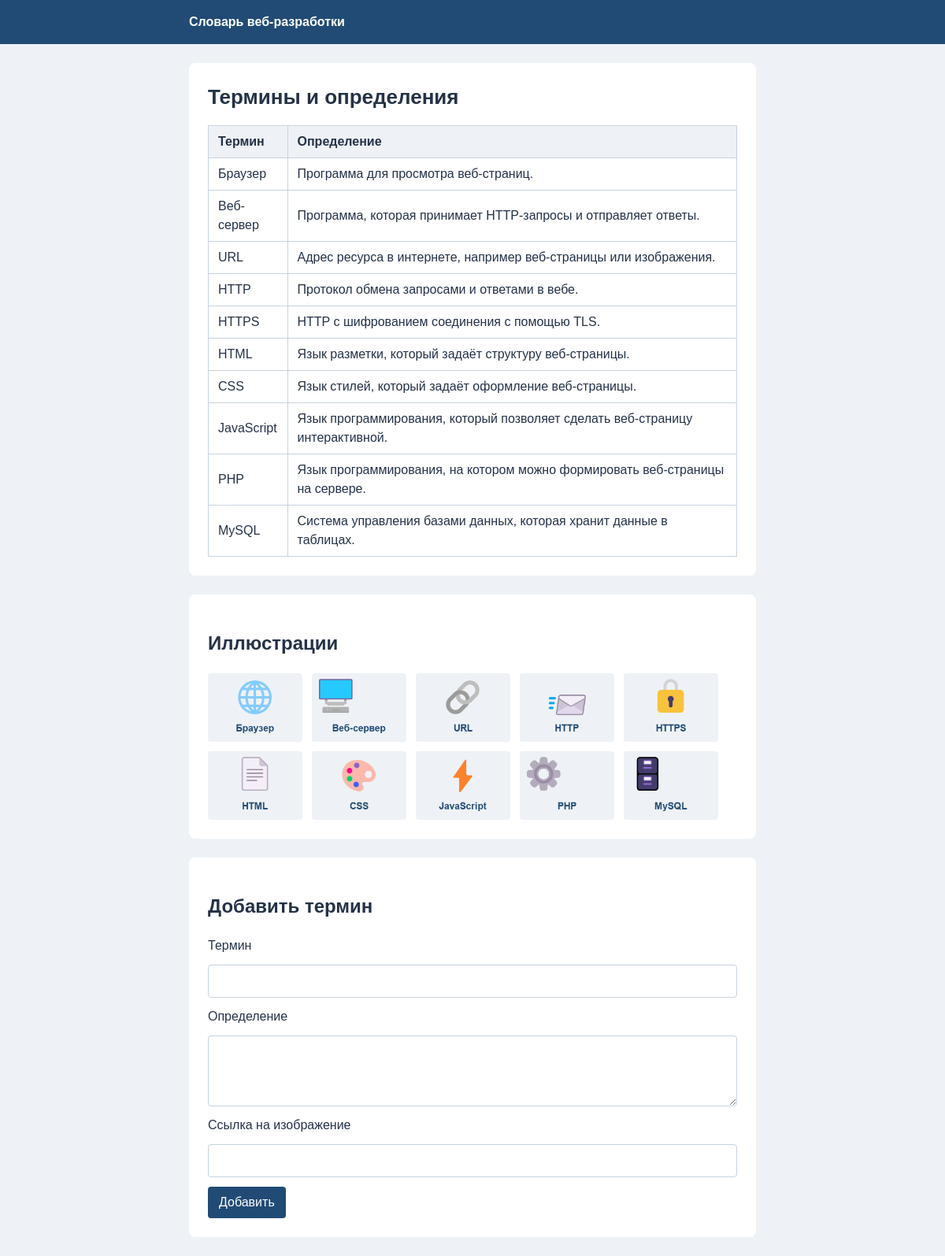
The page / on the database its author committed.
### tables this page shows
CREATE TABLE IF NOT EXISTS terms (
    id INT AUTO_INCREMENT PRIMARY KEY,
    term VARCHAR(100) NOT NULL,
    definition VARCHAR(500) NOT NULL,
    image VARCHAR(1000) NOT NULL
) DEFAULT CHARSET=utf8mb4;

### index.php (the view, shortened to what this page needs)
<?php
require 'db.php';
$terms = $mysql->query('SELECT term, definition, image FROM terms ORDER BY id')->fetch_all(MYSQLI_ASSOC);
?>
<!DOCTYPE html>
<html lang="ru">
<head>
    <link rel="stylesheet" href="style.css">
</head>
<body>
    <header><div class="container">Словарь веб-разработки</div></header>
    <main class="container">
        <section>
            <h1>Термины и определения</h1>
            <table>
                <thead>
                    <tr><th>Термин</th><th>Определение</th></tr>
                </thead>
                <tbody>
                    <?php foreach ($terms as $row) { ?>
                        <tr>
                            <td><?= htmlspecialchars($row['term']) ?></td>
                            <td><?= htmlspecialchars($row['definition']) ?></td>
                        </tr>
                    <?php } ?>
                </tbody>
            </table>
        </section>
        <section>
            <h2>Иллюстрации</h2>
            <div class="images">
                <?php foreach ($terms as $row) { ?>
                    <img src="<?= htmlspecialchars($row['image']) ?>"
                         alt="<?= htmlspecialchars($row['term']) ?>"
                         title="<?= htmlspecialchars($row['term']) ?>">
                <?php } ?>
            </div>
        </section>
        <section>
            <h2>Добавить термин</h2>
            <form action="add.php" method="post">
                <label for="term">Термин</label>
                <input type="text" id="term" name="term" maxlength="100" required>
                <label for="definition">Определение</label>
                <textarea id="definition" name="definition" rows="3" maxlength="500" required></textarea>
                <label for="image">Ссылка на изображение</label>
                <input type="url" id="image" name="image" maxlength="1000" required>
                <button type="submit">Добавить</button>
            </form>
        </section>
    </main>
</body>
</html>

### style.css (style rules this page uses)
body { margin: 0; font: 16px/1.5 Arial, sans-serif; color: #243247; background: #eef2f6; }
.container { width: 92%; max-width: 720px; margin: 0 auto; }
header { padding: 16px 0; background: #214b75; color: white; font-weight: bold; }
section { margin: 24px 0; padding: 24px; background: white; border-radius: 8px; }
h1 { margin: 0 0 16px; font-size: 26px; }
form { display: grid; gap: 12px; }
input[type="text"], input[type="url"], textarea { box-sizing: border-box; width: 100%; padding: 8px; font: inherit; border: 1px solid #c7d3df; border-radius: 4px; }
textarea { resize: vertical; }
button, .button { display: inline-block; justify-self: start; padding: 8px 14px; font: inherit; text-decoration: none; color: white; background: #214b75; border: 0; border-radius: 4px; cursor: pointer; }
table { width: 100%; margin: 0 auto; border-collapse: collapse; overflow-wrap: anywhere; }
th, td { padding: 8px 12px; border: 1px solid #c7d3df; text-align: left; }
th { background: #eef2f6; }
.images { display: flex; flex-wrap: wrap; gap: 12px; }
.images img { width: 120px; height: 87px; object-fit: contain; border-radius: 4px; }

### rows shown on the page
terms: term "Браузер", definition "Программа для просмотра веб-страниц.", image (picture)
terms: term "Веб-сервер", definition "Программа, которая принимает HTTP-запросы и отправляет ответы.", image (picture)
terms: term "URL", definition "Адрес ресурса в интернете, например веб-страницы или изображения.", image (picture)
terms: term "HTTP", definition "Протокол обмена запросами и ответами в вебе.", image (picture)
terms: term "HTTPS", definition "HTTP с шифрованием соединения с помощью TLS.", image (picture)
terms: term "HTML", definition "Язык разметки, который задаёт структуру веб-страницы.", image (picture)
terms: term "CSS", definition "Язык стилей, который задаёт оформление веб-страницы.", image (picture)
terms: term "JavaScript", definition "Язык программирования, который позволяет сделать веб-страницу интерактивной.", image (picture)
terms: term "PHP", definition "Язык программирования, на котором можно формировать веб-страницы на сервере.", image (picture)
terms: term "MySQL", definition "Система управления базами данных, которая хранит данные в таблицах.", image (picture)
